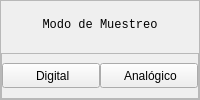
               <widget class="QFrame" name="samplingModeFrame">
                <property name="styleSheet">
                 <string notr="true">QFrame#samplingModeFrameContainer{
border: 1px solid black;
border-radius: 5px;
}</string>
                </property>
                <property name="frameShape">
                 <enum>QFrame::StyledPanel</enum>
                </property>
                <property name="frameShadow">
                 <enum>QFrame::Raised</enum>
                </property>
                <layout class="QVBoxLayout" name="verticalLayout_8">
                 <property name="spacing">
                  <number>5</number>
                 </property>
                 <property name="leftMargin">
                  <number>0</number>
                 </property>
                 <property name="topMargin">
                  <number>0</number>
                 </property>
                 <property name="rightMargin">
                  <number>0</number>
                 </property>
                 <property name="bottomMargin">
                  <number>0</number>
                 </property>
                 <item>
                  <widget class="QLabel" name="samplingTitleLabel">
                   <property name="font">
                    <font>
                     <family>Consolas</family>
                     <pointsize>9</pointsize>
                     <italic>false</italic>
                     <bold>false</bold>
                    </font>
                   </property>
                   <property name="text">
                    <string>Modo de Muestreo</string>
                   </property>
                   <property name="alignment">
                    <set>Qt::AlignCenter</set>
                   </property>
                  </widget>
                 </item>
                 <item>
                  <widget class="QFrame" name="samplingModeButtonsFrame">
                   <property name="frameShape">
                    <enum>QFrame::StyledPanel</enum>
                   </property>
                   <property name="frameShadow">
                    <enum>QFrame::Raised</enum>
                   </property>
                   <layout class="QHBoxLayout" name="horizontalLayout_3">
                    <property name="spacing">
                     <number>0</number>
                    </property>
                    <property name="leftMargin">
                     <number>0</number>
                    </property>
                    <property name="topMargin">
                     <number>0</number>
                    </property>
                    <property name="rightMargin">
                     <number>0</number>
                    </property>
                    <property name="bottomMargin">
                     <number>0</number>
                    </property>
                    <item>
                     <widget class="QPushButton" name="digitalModePushButton">
                      <property name="minimumSize">
                       <size>
                        <width>0</width>
                        <height>25</height>
                       </size>
                      </property>
                      <property name="text">
                       <string> Digital</string>
                      </property>
                      <property name="icon">
                       <iconset resource="Icons.qrc">
                        <normaloff>:/ButtonIcons/ico/square wave.png</normaloff>:/ButtonIcons/ico/square wave.png</iconset>
                      </property>
                     </widget>
                    </item>
                    <item>
                     <widget class="QPushButton" name="analogModePushButton">
                      <property name="minimumSize">
                       <size>
                        <width>0</width>
                        <height>25</height>
                       </size>
                      </property>
                      <property name="styleSheet">
                       <string notr="true"/>
                      </property>
                      <property name="text">
                       <string> Analógico</string>
                      </property>
                      <property name="icon">
                       <iconset resource="Icons.qrc">
                        <normaloff>:/ButtonIcons/ico/sine wave.png</normaloff>:/ButtonIcons/ico/sine wave.png</iconset>
                      </property>
                     </widget>
                    </item>
                   </layout>
                  </widget>
                 </item>
                </layout>
               </widget>
